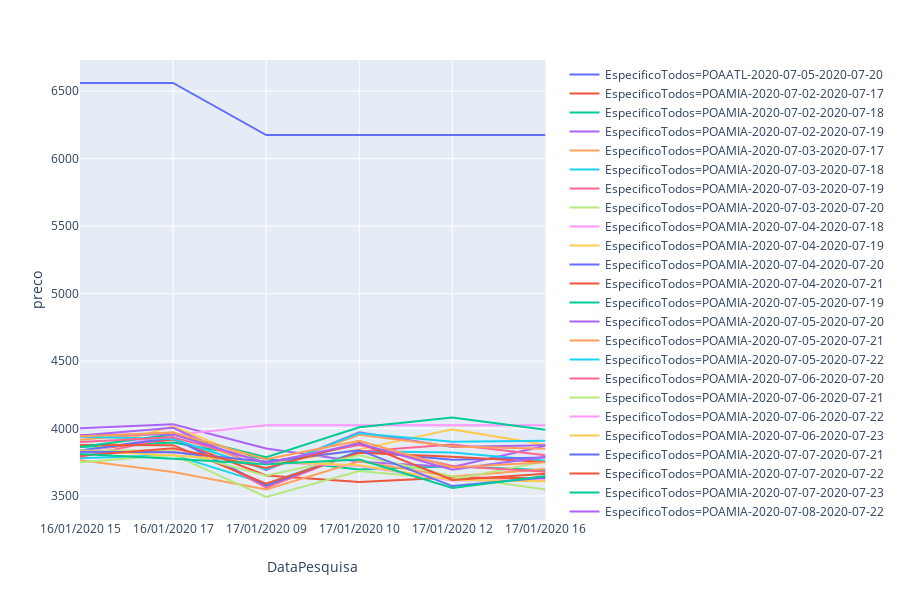
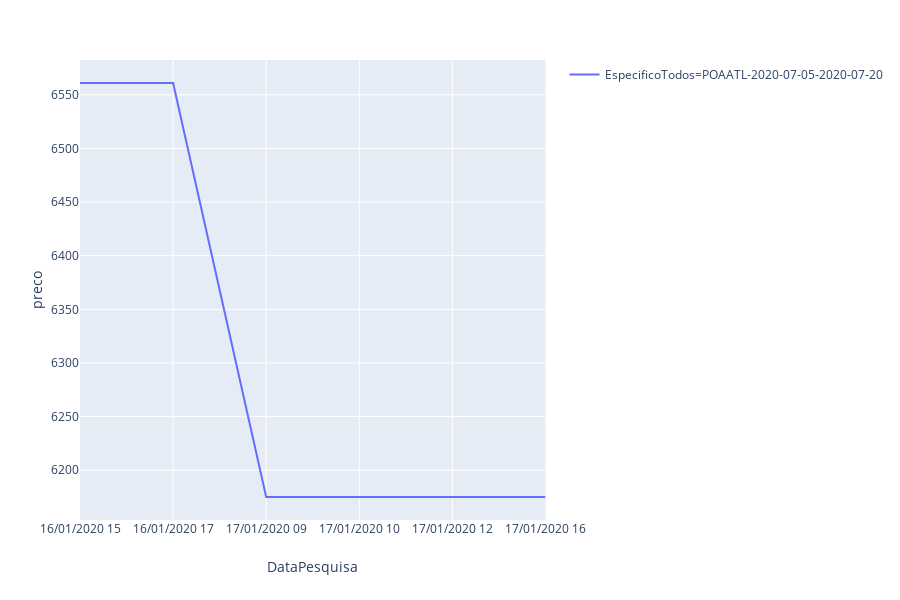
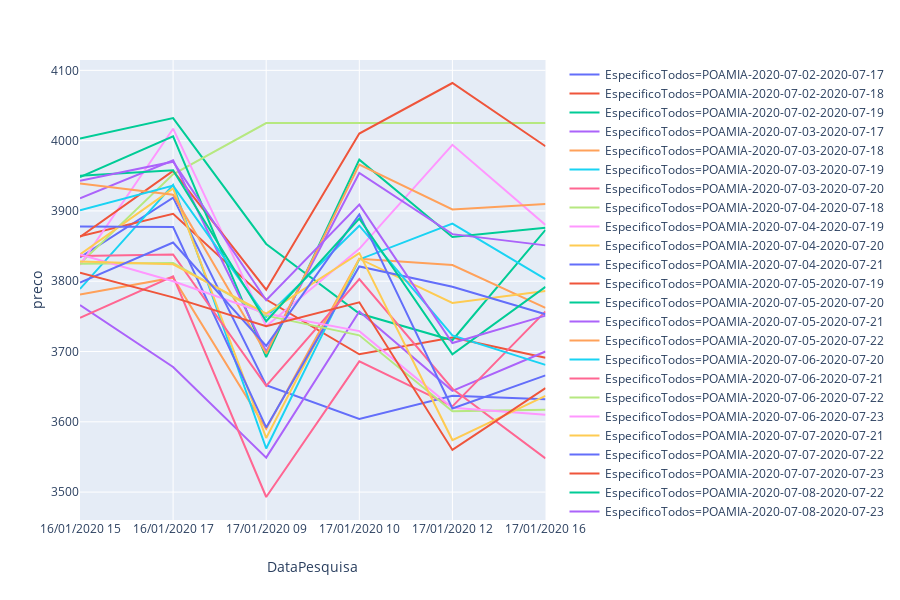

These figures' notebook cell, in order:
### Code cell
import plotly.express as px

for graph in datasets: 
    #graph = graph.query('Ida =="2020-07-05" & Volta =="2020-07-20"')
    graph = graph.query('de =="POA" & Dias >=14 & Dias <=17')# | de =="GRU"')
    fig = px.line(graph.drop_duplicates(), x="DataPesquisa", y="preco", color="EspecificoTodos",hover_data=['de','para','Ida', 'Volta','preco'])
    fig.show()
